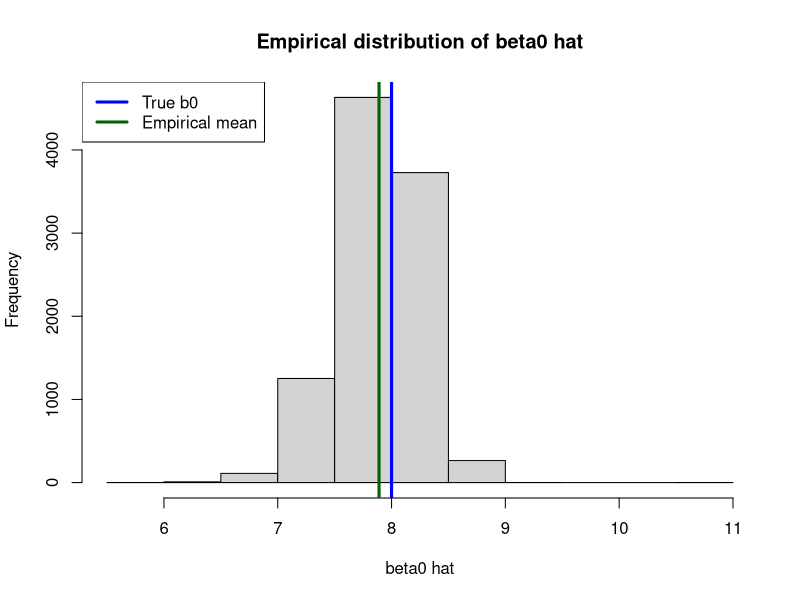
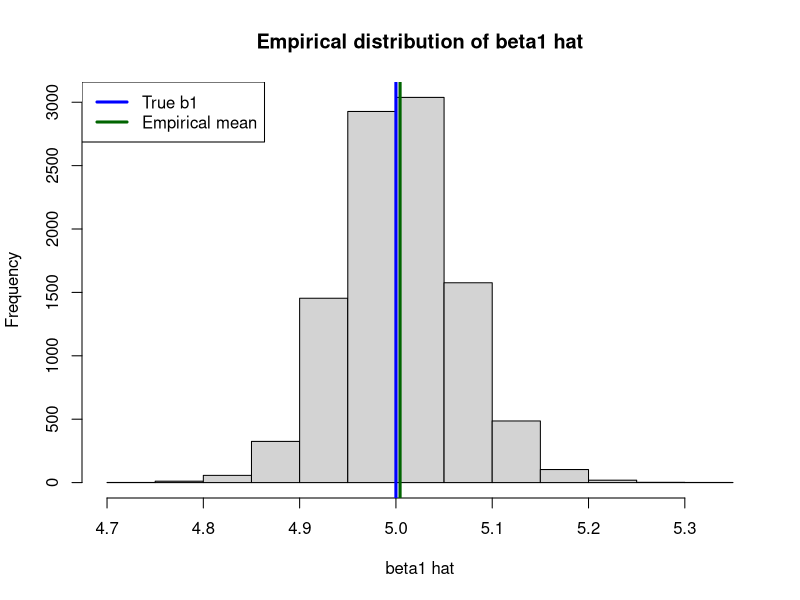
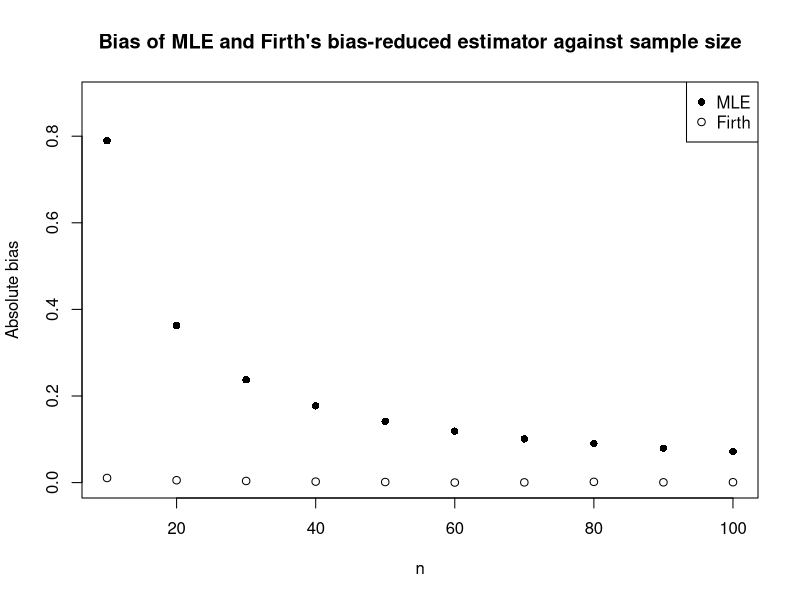

The R script that drew these images, in order:
## ---- chunk 1
knitr::opts_chunk$set(echo = FALSE)
## ---- chunk 2
set.seed(20230320)

b0 <- 8
b1 <- 5
n <- 10
x <- runif(n, -10, 10)

trials <- 10000
# First row is b0, second row is b1, third row is dispersion (1/nu)
estims <- matrix(double(trials*3), nrow = 3)

for (i in 1:trials) {
  y <- rexp(n, rate = exp(-(b0 + b1*x)))
  mod <- glm(y ~ x, family = Gamma(link = "log"))
  estims[c(1,2),i] <- mod$coefficients
  estims[3,i] <- summary(mod)$dispersion
}

hist(estims[1,], main = "Empirical distribution of beta0 hat",
     xlab = "beta0 hat")
abline(v = b0, col = "blue", lwd = 3)
abline(v = mean(estims[1,]), col = "darkgreen", lwd = 3)
legend("topleft", legend = c("True b0", "Empirical mean"),
       col = c("blue", "darkgreen"), lwd = c(3,3))
## ---- chunk 3
hist(estims[2,], main = "Empirical distribution of beta1 hat",
     xlab = "beta1 hat")
abline(v = b1, col = "blue", lwd = 3)
abline(v = mean(estims[2,]), col = "darkgreen", lwd = 3)
legend("topleft", legend = c("True b1", "Empirical mean"),
       col = c("blue", "darkgreen"), lwd = c(3,3))
## ---- chunk 4
# show how bias of both estimators vary with sample size
set.seed(20230328)

trials <- 100000
n.test <- seq(10,100,by=10)
lambda <- 7

mle.abs.bias <- double(length(n.test))
firth.abs.bias <- double(length(n.test))

for (n in n.test) {
  mle <- double(trials)
  firth <- double(trials)
  for (i in 1:trials) {
    y <- rexp(n, lambda)
    mle[i] <- 1/mean(y)
    firth[i] <- (n-1)/sum(y)
  }
  mle.abs.bias[which(n.test == n)] <- abs(mean(mle) - lambda)
  firth.abs.bias[which(n.test == n)] <- abs(mean(firth) - lambda)
}

# hist(firth, col = rgb(red = 0, green = 0, blue = 1, alpha = 0.5))
# hist(mle, add = T, col = rgb(red = 0, green = 1, blue = 0, alpha = 0.5))
# abline(v=mean(mle), col = "green", lwd = 2)
# abline(v=mean(firth), col = "blue", lwd = 2)
# abline(v=lambda, col = "red", lwd = 2)
# legend("topright", legend = c("Firth", "MLE"), col = c("blue", "green"), pch = c(15,15))

plot(n.test, mle.abs.bias, xlab = "n", ylab = "Absolute bias", main = "Bias of MLE and Firth's bias-reduced estimator against sample size", pch = 16, ylim = c(0, max(mle.abs.bias) + 0.1))
points(n.test, firth.abs.bias)
legend("topright", legend = c("MLE", "Firth"), col = c("black", "black"), pch = c(16,1))
## ---- chunk 5
# The next two chunks don't work

# gamma.firth.step <- function (beta.old, phi.old, pred, resp) {
#   p <- ncol(pred)
#   n <- nrow(pred)
#   lin.pred <- pred %*% beta.old
#   fitted.mean <- exp(lin.pred)
#   v <- fitted.mean^2
#   d <- d.prime <- fitted.mean
#   w <- d^2 / v
#   W <- diag(as.numeric(w))
#   work.resp <- lin.pred + (resp - fitted.mean)/d
#   hat <- pred %*% solve(t(pred) %*% W %*% pred) %*% t(pred) %*% W
#   print(h)
#   xi <- (h*d.prime)/(2*d*w)
#   
#   beta.new <- solve(t(pred) %*% W %*% pred) %*% t(pred) %*% W %*% (lin.pred + phi.old * xi)
#   
#   a.1 <- function(u) 2*(-psigamma(-u,0) + log(-u) + 1)
#   a.2 <- function(u) 2*(psigamma(-u,1) + 1/u)
#   a.3 <- function(u) 2*(-psigamma(-u,2) - 1/u^2)
#   
#   theta <- -1/fitted.mean
#   b <- -log(-theta)
#   c1 <- -log(y)
#   a.1.eval <- a.1(-1/phi.old)
#   q <- -2*(resp*theta - b - c1)
#   rho <- a.1.eval
#   a.2.eval <- a.2(-1/phi.old)
#   a.3.eval <- a.3(-1/phi.old)
#   
#   phi.new <- phi.old * (1 + phi.old * sum(q-rho) / (n*a.2.eval) + phi.old * n*a.3.eval / (n*a.2.eval)^2 + phi.old^2 * (p-2) / (n*a.2.eval))
#   
#   return(list(beta = beta.new, phi = phi.new))
# }
# 
# gamma.firth <- function(pred, resp, tol, max.iter) {
#   n <- nrow(pred)
#   p <- ncol(pred)
#   for (i in 1:max.iter) {
#     if (i==1) {
#       beta.old <- solve(t(pred) %*% pred) %*% t(pred) %*% log(resp)
#       fitted.mean <- exp(pred %*% beta.old)
#       phi.old <- sum((y - fitted.mean)^2/(fitted.mean)^2)/(n-p)
#     } else {
#       new <- gamma.firth.step(beta.old, phi.old, pred, resp)
#       beta.new <- new$beta
#       phi.new <- new$phi
#       
#       print(beta.new)
#       print(phi.new)
#       
#       if (abs(beta.new - beta.old) <= tol & abs(phi.new - phi.old) <= tol)
#         return(list(beta = beta.new, phi = phi.new, success = 1))
#       else {
#         beta.old <- beta.new
#         phi.old <- phi.new
#       }
#     }
#   }
#   
#   return(list(beta = beta.new, phi = phi.new, success = 0))
# }
## ---- chunk 6
# set.seed(20230320)
# 
# b0 <- 8
# b1 <- 5
# n <- 10
# x <- runif(n, -10, 10)
# 
# trials <- 10000
# # First row is b0, second row is b1, third row is dispersion (1/nu)
# estims <- matrix(double(trials*3), nrow = 3)
# success <- double(trials)
# 
# for (i in 1:trials) {
#   y <- rexp(n, rate = exp(-(b0 + b1*x)))
#   
#   param.estim <- gamma.firth(cbind(rep(1,n),x), y, 1e-8, 10000)
#   
#   estims[c(1,2),i] <- param.estim$beta
#   estims[3,i] <- param.estim$phi
#   success[i] <- param.estim$success
# }
